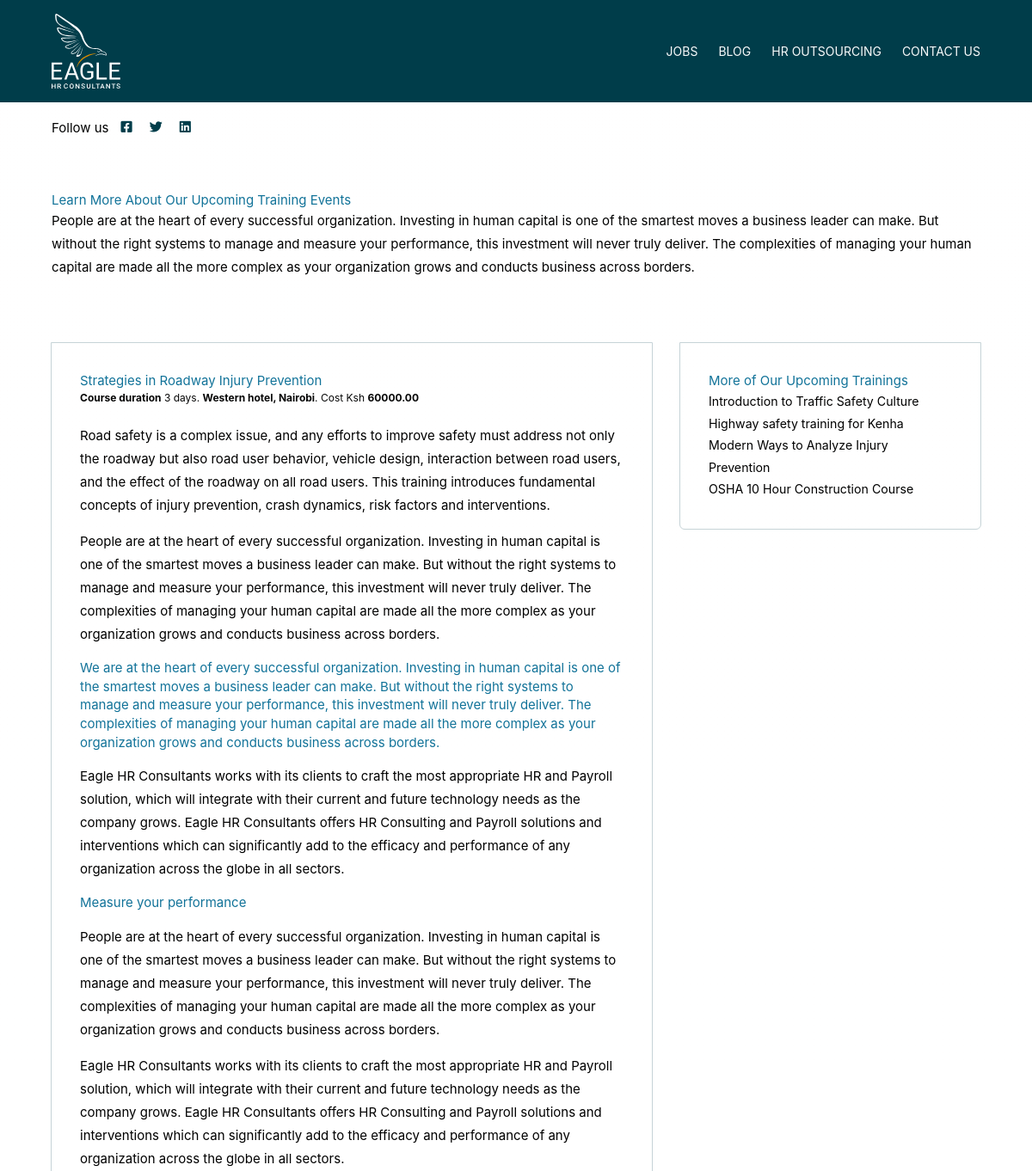
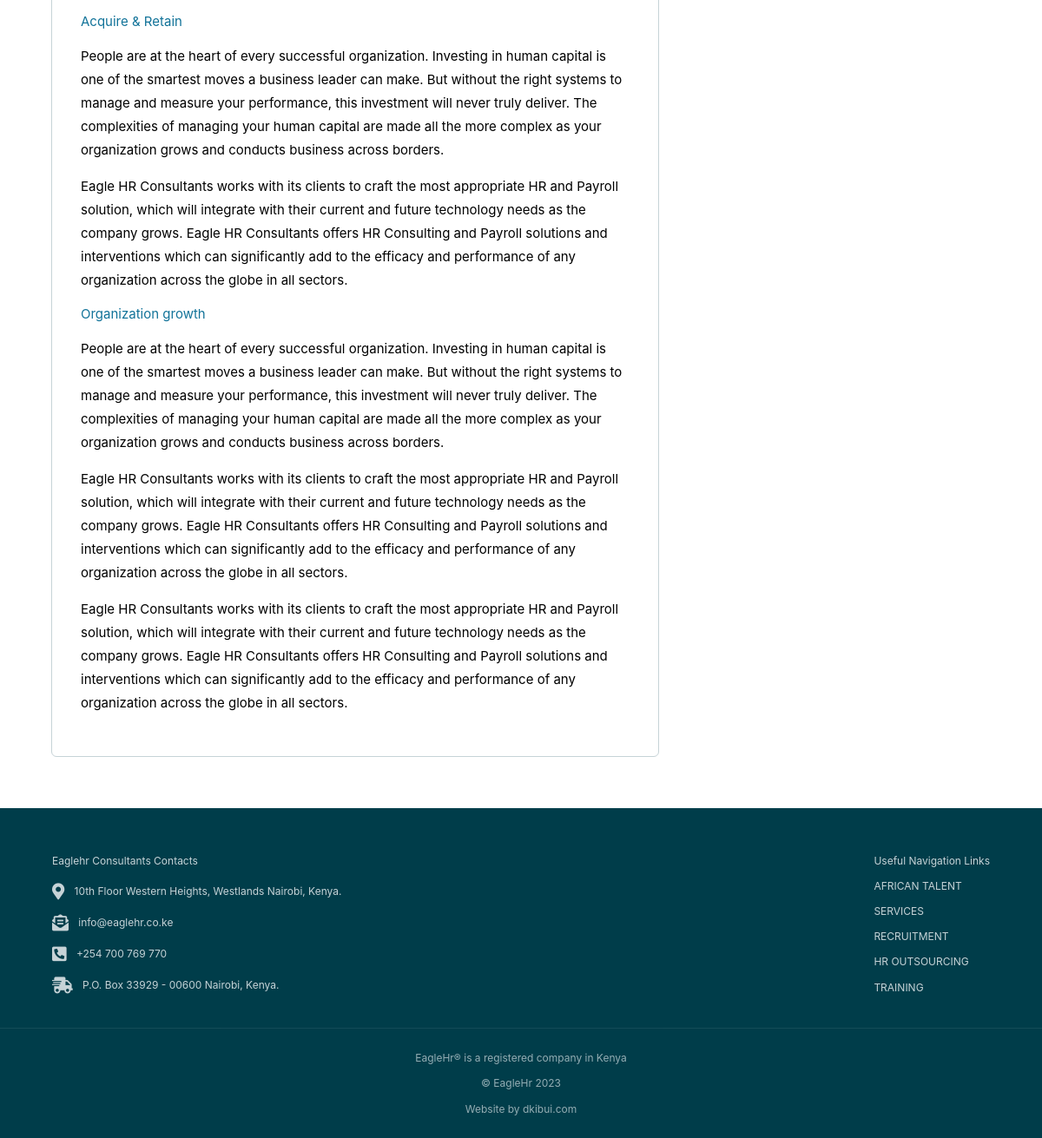
/events/4/, run on the app's committed database (2 pictures, top to bottom).
### webapp/models.py (models this page shows, shortened)
class Event(models.Model):
    name = models.CharField(max_length=255)
    description = RichTextField()
    start_date = models.DateField()
    duration = models.IntegerField(default=1, help_text="Duration of course in days")
    cost = models.FloatField(default=10000, blank=True, null=True)
    location = models.CharField(max_length=255)
    is_active = models.BooleanField(
        default=False,
        help_text="Activate to display this event on homepage on the upcoming events section. Only 3 "
        "nearest are displayed.",
    )
    objects = models.Manager()  # The default manager.
    active_event = ActiveEventManager()  # Our custom manager.

### webapp/views.py (the view)
# urls.py: path("events/<int:id>/", views.event, name="event"),
def event(request, id):
    context = {
        "title": "Eaglehr upcoming events",
    }
    events = Event.active_event.all()
    try:
        other_events = events.exclude(id=id)[:8]
        target_event = events.filter(id=id)
        context["other_events"] = other_events
        context["target_event"] = target_event
    except:
        messages.error(request, f"This event is not available")
        return redirect("webapp:index")
    return render(request, "webapp/event.html", context)

### webapp/models.py (called while the page is built)
    def get_queryset(self):
        return super().get_queryset().filter(is_active=1)

### templates/webapp/event.html (shortened to what this page needs)
{% extends "sitewide/base.html" %}
{% load static %}
{% block content %}
<section class="width big-margin-top">
  <h1>Learn More About Our Upcoming Training Events</h1>
  <p>
    People are at the heart of every successful organization. Investing in
    human capital is one of the smartest moves a business leader can make.
    But without the right systems to manage and measure your performance,
    this investment will never truly deliver. The complexities of managing
    your human capital are made all the more complex as your organization
    grows and conducts business across borders.
  </p>
</section>
<div class="main-aside-wrapper width">
  <main class="main">
    <section class="services">
      {% if target_event %}
      {% for event in target_event %}
        <h2>{{ event.name }}</h2>
        <div class="service-span">
          <span><strong>Course duration</strong> {{ event.duration }} day{{event.duration|pluralize }}.</span> <span><strong>{{ event.location }}</strong>.</span> <span>Cost Ksh <strong>{{ event.cost|floatformat:2 }}</strong></span>
        </div>
        <p>{{ event.description | safe}}</p>
      {% endfor %}
      {% else %}
        <h2>No event matching your request found</h2>
      {% endif %}
    </section>
  </main>
  <aside class="aside">
    <h2>More of Our Upcoming Trainings</h2>
    {% for event in other_events %}
        <a href="/events/{{ event.id }}"><p>{{event.name}}</p></a>
    {% endfor %}
  </aside>
</div>
{% endblock content %}

### static/css/styles.css (style rules this page uses)
:root { --primary: #003d4a; --muted-primary: #c6d3d7; --muted-primary2: #003e4d0f; --dark: #1e2329; --danger: #e41818; --success: #27ce63; --notification: #678d8e; --secondary: #db8c00; --third: #11966e; --fourth: #127399; --five: #f5e2c4; --white: #fff; --links: #262626; --margin-top: 4rem; }
* { box-sizing: border-box; margin: 0; }
html, body { height: 100%; font-family: -apple-system, BlinkMacSystemFont, "Segoe UI", Roboto, Oxygen, Ubuntu, Cantarell, "Open Sans", "Helvetica Neue", sans-serif; -webkit-font-smoothing: antialiased; -moz-osx-font-smoothing: grayscale; background: linear-gradient(180deg, rgba(255, 252, 252, 0.026) 0%, rgba(255, 255, 255, 0.021) 51%); color: #000; font-size: 15px; }
.big-margin-top { margin-top: var(--margin-top) !important; }
a { text-decoration: none; color: var(--secondary); }
h1, h2, h3, h4 { line-height: 1.375; color: var(--fourth); }
p, li { line-height: 1.8; }
h1 { font-size: 1.5125rem; }
h2 { font-size: 1.3125rem; }
.events .body-text p, .service-span { font-size: 12px; font-weight: 400; opacity: 0.975; }
.service-span span { margin-bottom: 6px; display: block; }
.width { width: 90%; max-width: 1100px; margin: auto; }
.main-aside-wrapper { margin-top: 3.2rem; display: grid; grid-template-columns: 1fr; row-gap: 2.2rem; }
.main p, .main ul, .main ol, .main li, .blog p, .main h3 { margin: revert; padding: revert; list-style: revert; }
.aside a { font-size: 14.2px; }
@media (min-width: 848px) { h1, h2, h3 { line-height: 1.4475; margin-top: 8px; margin-bottom: 12px; } }
@media (min-width: 848px) { h1 { font-size: 1.6125rem; } }
@media (min-width: 848px) { .main-aside-wrapper { margin-top: 5rem; grid-template-columns: 2fr 1fr; column-gap: 2.2rem; } }
@media (min-width: 848px) { .main, .aside { outline: 1px solid var(--muted-primary); padding: 2.2rem; border-radius: 5px; border-top-left-radius: 0; border-top-right-radius: 0; } }
@media (min-width: 848px) { .aside { position: -webkit-sticky; position: sticky; top: 0; height: min-content; } }
@media (min-width: 848px) { .service-span span { display: inline-block; } }

### data on the page
Event: name "Strategies in Roadway Injury Prevention", duration "3", location "Western hotel, Nairobi", cost "60000.00", description "Road safety is a complex issue, and any efforts to improve safety must address not only the roadway but also road user behavior, vehicle design, interaction between road users, and the effect of the roadway on all road users. This training introduces fundamental concepts of injury prevention, crash dynamics, risk factors and interventions. People are at the heart of every successful organization. Investing in human capital is one of the smartest moves a business leader can make. But without the right systems to manage and measure your performance, this investment will never truly deliver. The complexities of managing your human capital are made all the more complex as your organization…"
Event: name "Introduction to Traffic Safety Culture"
Event: name "Highway safety training for Kenha"
Event: name "Modern Ways to Analyze Injury Prevention"
Event: name "OSHA 10 Hour Construction Course"
